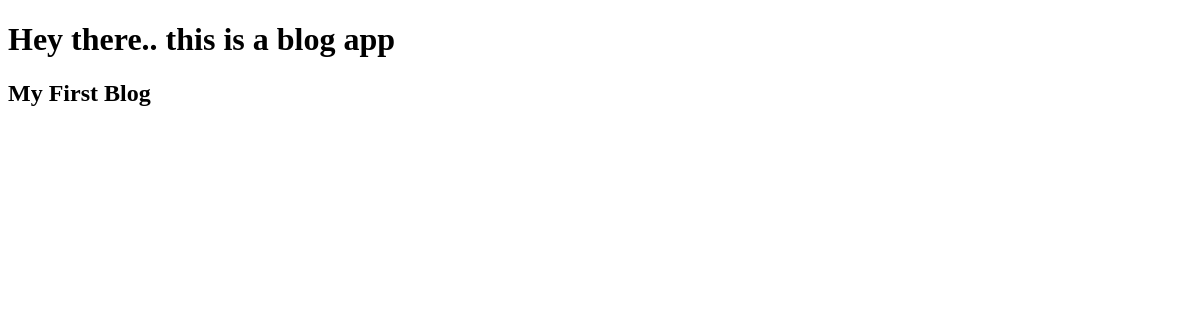
/blogs/, run on an earlier commit of the app's database.
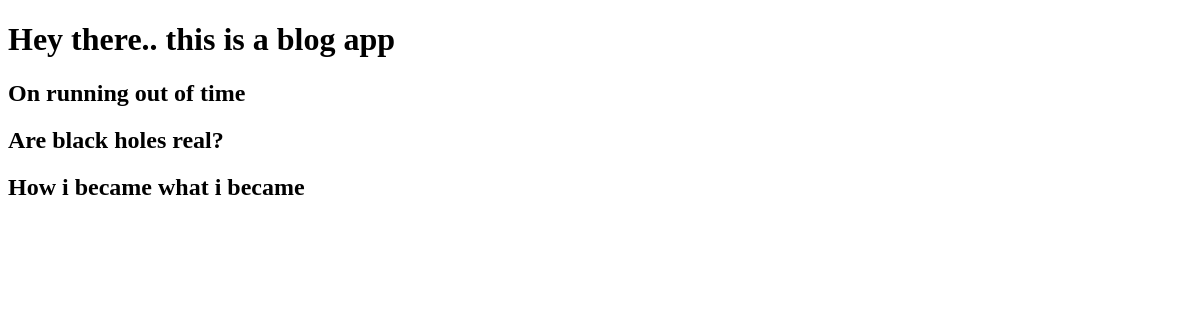
And on a later commit of the database.
### blog/models.py (models this page shows, shortened)
class Blog(models.Model):
	title = models.CharField(max_length=120)
	content = models.TextField()
	created_time = models.DateTimeField(auto_now_add=True)
	updated_time = models.DateTimeField(auto_now=True)
	category = models.CharField(max_length=50, null=True, blank=True)
	published = models.IntegerField(default=1)
	slug = models.SlugField(unique=True, blank=True)
	user= models.ForeignKey("users.CustomUser", on_delete=models.CASCADE)

### blog/views.py (the view)
# urls.py: path("", views.bloglist, name="bloglist"),
def bloglist(request):
	blogs = Blog.objects.all().order_by('-created_time')
	context = {"blogs":blogs}
	return render(request, "blog/blogs.html", context)

### blog/templates/blog/blogs.html
{%  extends 'base.html' %}
{% block content %}
{% for blog in blogs %}
	<h2>{{blog.title}}</h2>
{% endfor %}
{% endblock %}

What changed in the data, as far as the page shows it:
removed Blog: title "My First Blog"
added Blog: title "On running out of time"
added Blog: title "Are black holes real?"
added Blog: title "How i became what i became"
